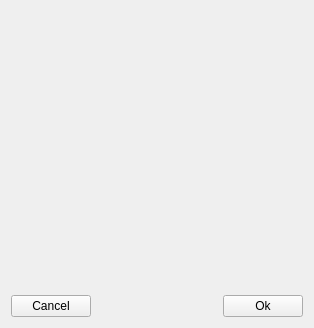
<?xml version="1.0" encoding="UTF-8"?>
<ui version="4.0">
 <class>MainMenu::CFileSelection</class>
 <widget class="QWidget" name="MainMenu::CFileSelection">
  <property name="geometry">
   <rect>
    <x>0</x>
    <y>0</y>
    <width>314</width>
    <height>328</height>
   </rect>
  </property>
  <property name="windowTitle">
   <string>Form</string>
  </property>
  <layout class="QGridLayout" name="gridLayout">
   <item row="0" column="0">
    <widget class="MainMenu::CScrollTable" name="scrollTable" native="true"/>
   </item>
   <item row="2" column="0">
    <layout class="QHBoxLayout" name="horizontalLayoutButtons">
     <item>
      <widget class="QPushButton" name="btnCancel">
       <property name="text">
        <string>Cancel</string>
       </property>
      </widget>
     </item>
     <item>
      <spacer name="horizontalSpacer">
       <property name="orientation">
        <enum>Qt::Horizontal</enum>
       </property>
       <property name="sizeHint" stdset="0">
        <size>
         <width>40</width>
         <height>20</height>
        </size>
       </property>
      </spacer>
     </item>
     <item>
      <widget class="QPushButton" name="btnOk">
       <property name="text">
        <string>Ok</string>
       </property>
      </widget>
     </item>
    </layout>
   </item>
   <item row="1" column="0">
    <spacer name="verticalSpacer">
     <property name="orientation">
      <enum>Qt::Vertical</enum>
     </property>
     <property name="sizeHint" stdset="0">
      <size>
       <width>20</width>
       <height>40</height>
      </size>
     </property>
    </spacer>
   </item>
  </layout>
 </widget>
 <customwidgets>
  <customwidget>
   <class>MainMenu::CScrollTable</class>
   <extends>QWidget</extends>
   <header>MainMenu/Include/ScrollTable.h</header>
   <container>1</container>
  </customwidget>
 </customwidgets>
 <resources/>
 <connections/>
</ui>
